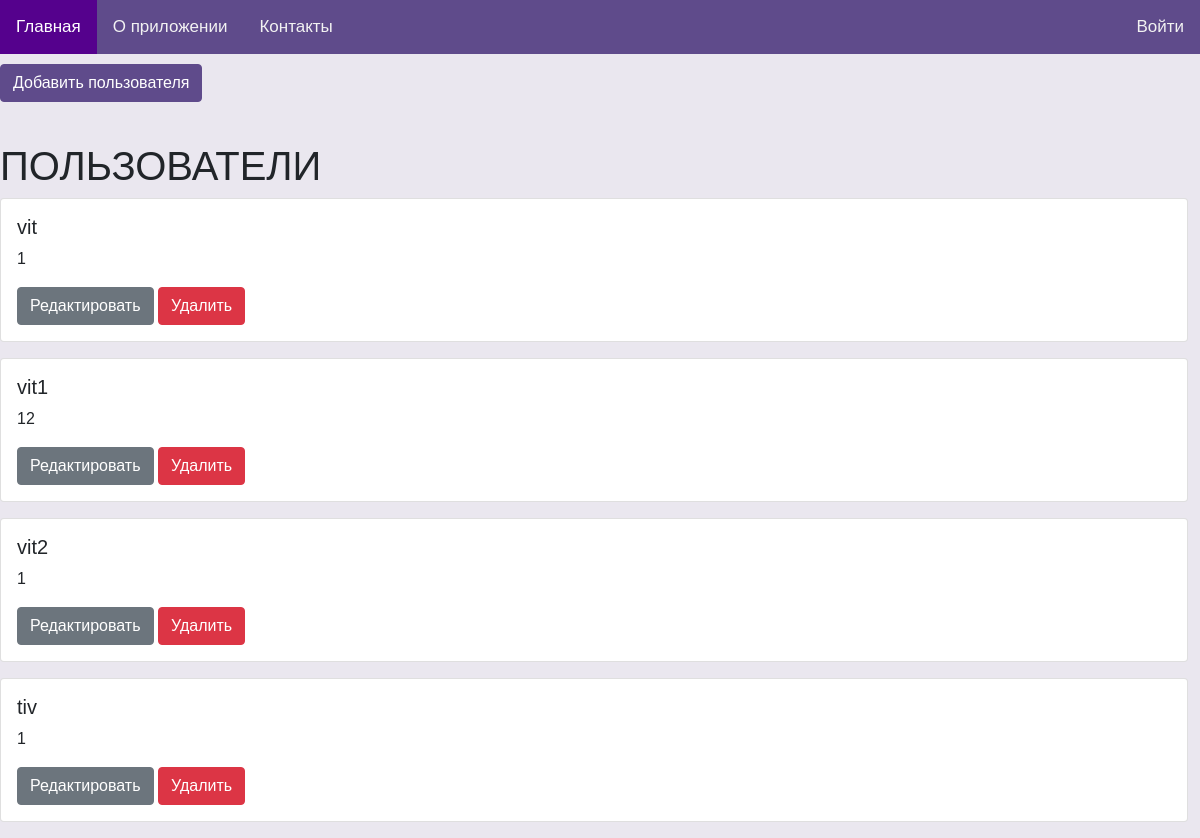
/users, run on an earlier commit of the app's database.
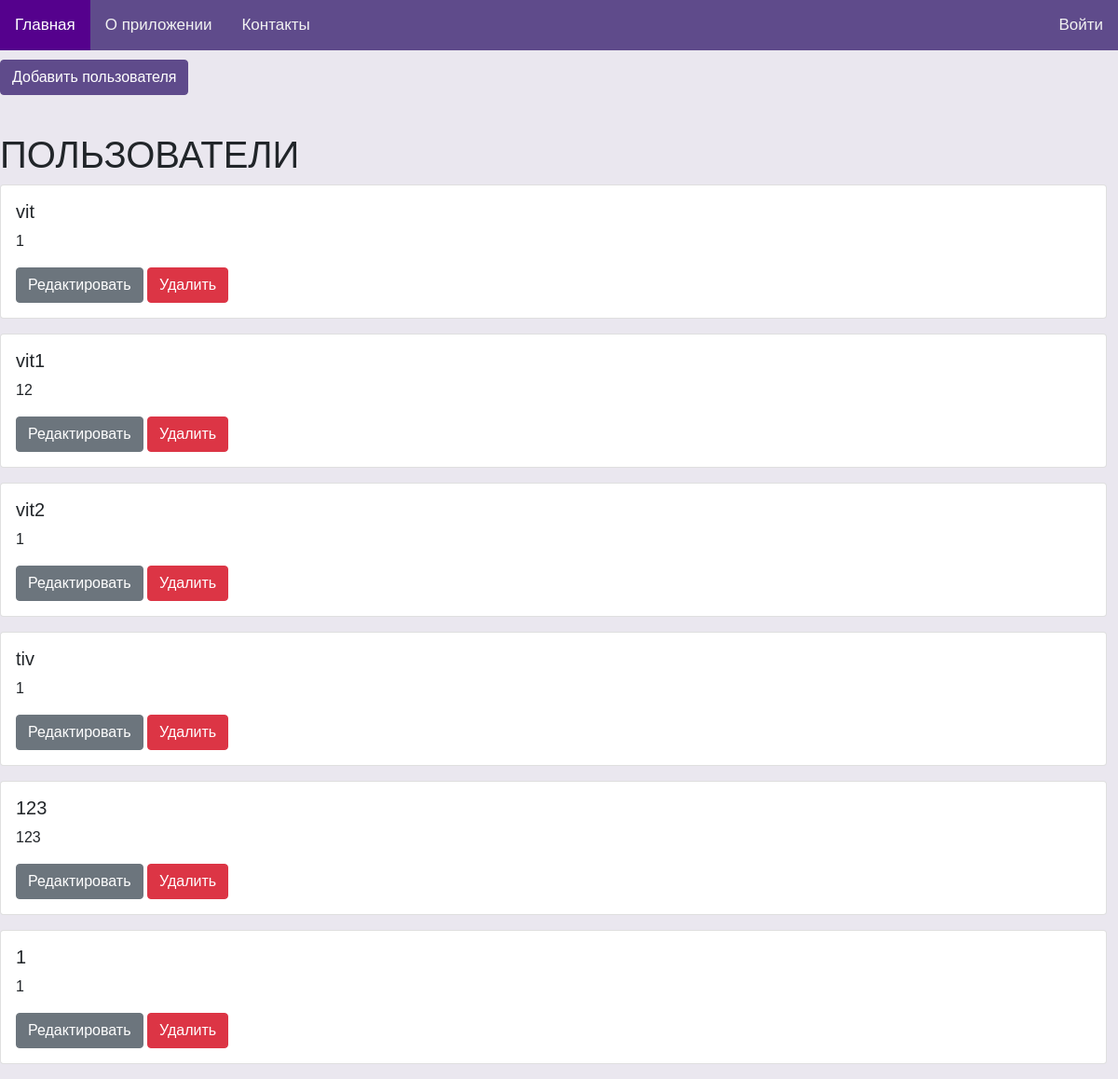
And on a later commit of the database.
### tables this page shows
CREATE TABLE passwords(
                login TEXT PRIMARY KEY,
                password TEXT NOT NULL);

### server.py (the view)
@app.route("/users")
def get_users():
    conn = get_db_connection()
    users = conn.execute('SELECT * FROM passwords').fetchall()
    conn.close()
    return render_template('users/users.html', users=users)

### server.py (called while the page is built)
def get_db_connection():
    conn = sqlite3.connect('blog.db')
    conn.row_factory = sqlite3.Row
    return conn

### templates/users/users.html (shortened to what this page needs)
{% extends "main/base.html" %}
{% block stylesheet %}
    <link rel="stylesheet" href="https://cdn.jsdelivr.net/npm/bootstrap@5.1.3/dist/css/bootstrap.min.css">
{% endblock %}
{% block content %}
    <a class="btn btn-primary mb-3 button" href="{{ url_for('create_user') }}">Добавить пользователя</a>
    <h1>ПОЛЬЗОВАТЕЛИ</h1>
    {% for user in users %}
        <div class="card mb-3">
            <div class="card-body">
                <h5 class="card-title">{{ user['login'] }}</h5>
                <p class="card-text">{{ user['password'] }}</p>
                <a class="btn btn-secondary" href="{{ url_for('edit_user', login=user['login']) }}">Редактировать</a>
                <form action="{{ url_for('delete_user', login=user['login']) }}" method="POST" class="d-inline">
                    <button class="btn btn-danger" type="submit">Удалить</button>
                </form>
            </div>
        </div>
    {% endfor %}
{% endblock %}

### templates/main/base.html (shortened to what this page needs)
<!DOCTYPE html>
<html lang="en">
<head>
    {% block stylesheet %} {% endblock %}
    <link rel="stylesheet" href="{{ url_for('static', filename= 'css/index.css') }}">
</head>
<body class="page">
    <nav>
        <div class="topnav">
            <a class="active navigation" href="{{ url_for('index') }}">Главная</a>
            <a class="navigation" href="{{ url_for('about') }}">О приложении</a>
            <a class="navigation" href="{{ url_for('contact') }}">Контакты</a>
            {% if session.get('username') %}
                <a class="navigation" href="{{ url_for('get_user_posts') }}">Мои посты</a>
                <a class="login navigation" href="{{ url_for('account') }}">Личный кабинет</a>
                <a class="login navigation" href="{{ url_for('logout') }}">Выйти</a>
            {% else %}
                <a class="login navigation" href="{{ url_for('auth') }}">Войти</a>
            {% endif %}
        </div>
    </nav>
    <main>
            {% block content %}
            {% endblock %}
    </main>
</body>
</html>

### static/css/index.css (style rules this page uses)
.page { margin: 0; font-family: Arial, Helvetica, sans-serif; background-color: rgba(95, 75, 139, 0.13); }
.topnav { overflow: hidden; background-color: #5f4b8b; }
.topnav a { float: left; color: #f2f2f2; text-align: center; padding: 14px 16px; text-decoration: none; font-size: 17px; }
.topnav a.login { float: right; color: #f2f2f2; text-align: center; padding: 14px 16px; text-decoration: none; font-size: 17px; }
.topnav a.active { background-color: #55018d; color: white; }
.button { margin-top: 10px; background-color: #5f4b8b; border-color: #5f4b8b; }
.mb-3 { margin-right: 1%; }

What changed in the data, as far as the page shows it:
added passwords: login "123", password "123"
added passwords: login "1", password "1"
